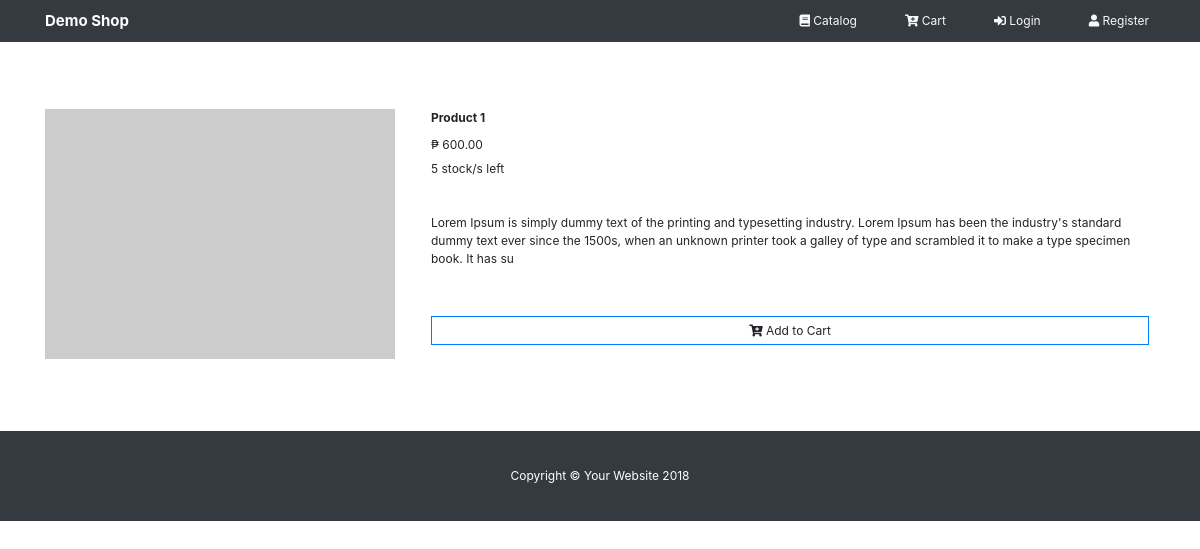
The page /app/views/product.php?id=1 on the database its author committed.
### tables this page shows
CREATE TABLE `tbl_items` (
  `id` int(11) NOT NULL,
  `name` varchar(255) NOT NULL,
  `price` decimal(18,2) NOT NULL,
  `description` varchar(255) NOT NULL,
  `img_path` varchar(255) NOT NULL,
  `category_id` int(11) DEFAULT NULL,
  `stocks` int(11) NOT NULL
);

### app/views/product.php (the view, shortened to what this page needs)
<?php include "../partials/header.php";?>
<?php require_once "../controllers/connect.php";?>
<?php
  $id = $_GET['id'];
  $sql = "SELECT * FROM tbl_items WHERE id = $id";
  $result = mysqli_query($conn,$sql);
  $row = mysqli_fetch_assoc($result);
  $id = $row['id'];
  $name = $row['name'];
  $price = $row['price'];
  $description = $row['description'];
  $item_img = $row['img_path'];
  $stocks = $row['stocks'];
  $sql = " SELECT * FROM tbl_carts WHERE cart_session='$cartSession' AND item_id=$id";
	$result = mysqli_query($conn, $sql);
  $count = mysqli_num_rows($result);
?>
    <div class="container-fluid">
      <div class="row pt-5 mt-5">
        <div class='container d-inline-flex'>
          <div class='d-flex flex-row mr-5'>
              <img src=' <?= $item_img ?> '>
          </div>
          <div class='d-flex flex-row'>
            <div class='d-flex flex-column'>
              <div class='card-title font-weight-bold'> <?= $name ?> </div>
              <div class='mb-2'>&#8369; <?= $price ?> </div>
              <div>
                <span id='stocksLeft<?= $id ?>'> <?= $stocks ?></span>
                <span class='mb-5'>stock/s left</span>
              </div>
              <div class='my-5'> <?= $description ?> </div>
              <div class='d-flex flex-row'>
                  <?php
                  if(isset($_SESSION['cart_session'])){
                    if($count) {
                  ?>
                      <button class='btn btn-outline-secondary mt-3 flex-fill mr-2' disabled>
                        <i class='fas fa-cart-plus'></i>
                         Item is already in your cart!
                      </button>
                  <?php } else {?>
                      <a class='btn btn-outline-primary mt-3 flex-fill mr-2' data-id='<?= $id ?>' id="btn_add_to_cart">
                        <i class='fas fa-cart-plus'></i>
                         Add to Cart
                      </a>
                  <?php } }?>
              </div>
            </div>
          </div>
        </div>
      </div>
    </div>
<?php include_once "../partials/footer.php";?>

### app/assets/css/style.css (style rules this page uses)
* { border-radius: 0 !important; -webkit-border-radius: 0 !important; -moz-border-radius: 0 !important; border-radius: 0 !important; }
html { font-size: 12px; }
a { color: black; text-decoration: none !important; cursor: pointer; }

### rows shown on the page
tbl_items: name "Product 1", price "600.00", stocks "5", description "Lorem Ipsum is simply dummy text of the printing and typesetting industry. Lorem Ipsum has been the industry's standard dummy text ever since the 1500s, when an unknown printer took a galley of type and scrambled it to make a type specimen book. It has su"
